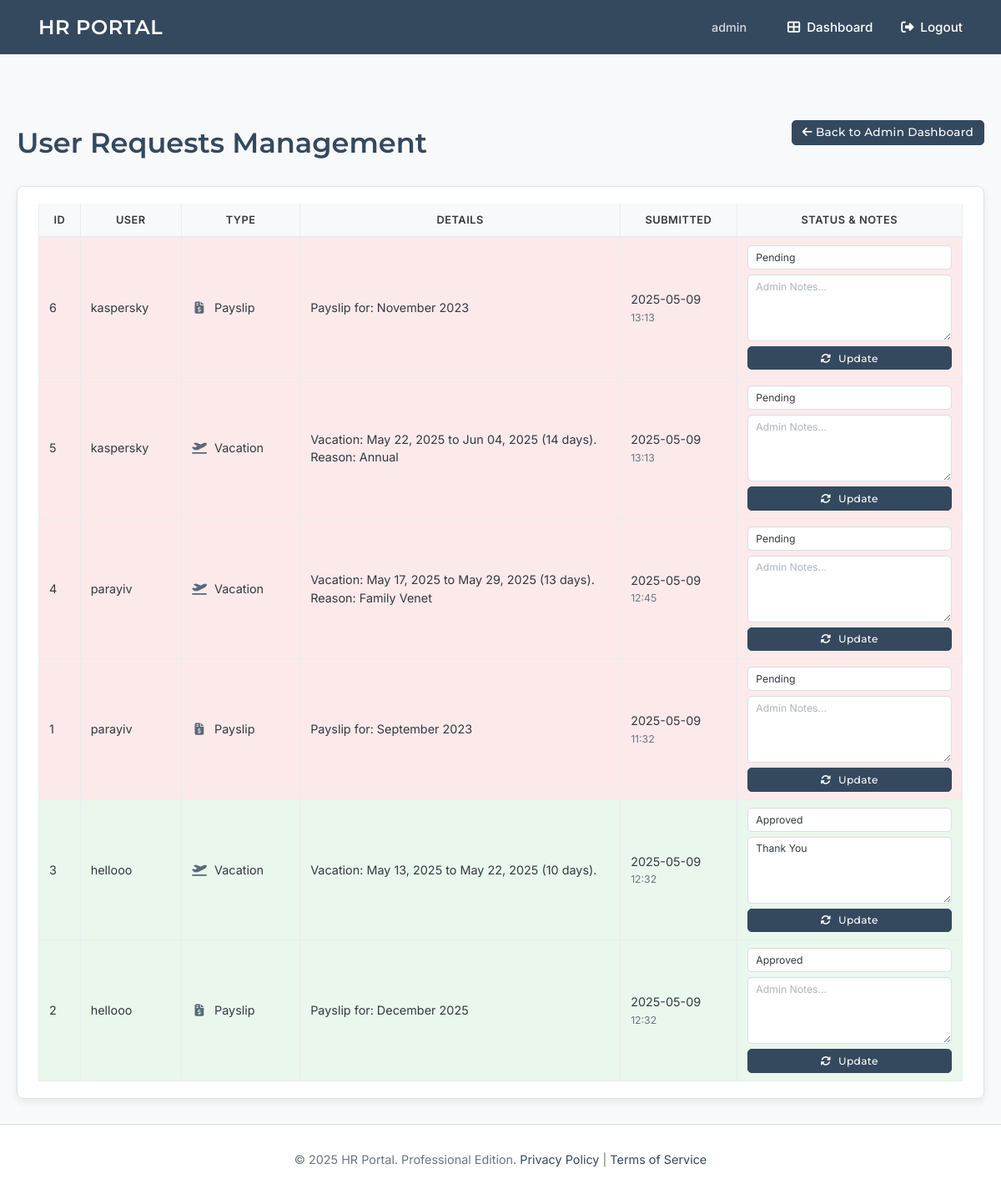
Before: /admin/requests (signed in) with the older database file.
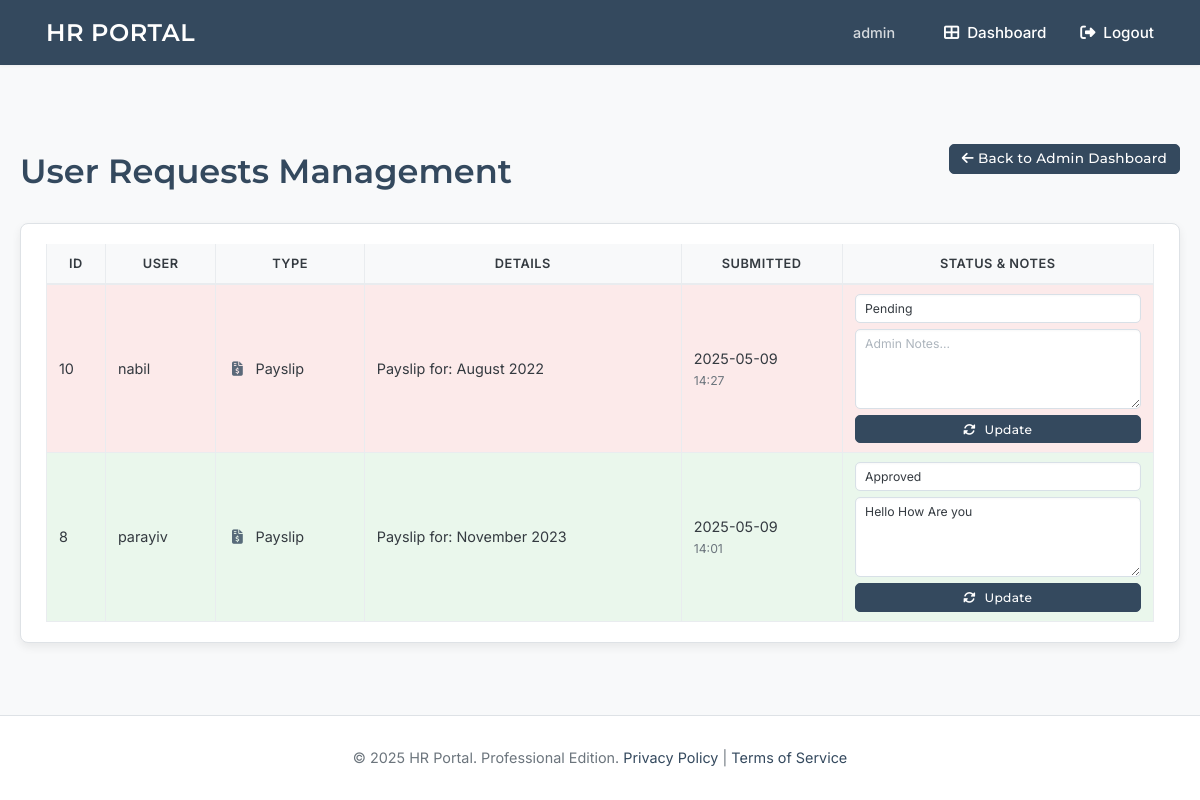
After: the same page with the newer database file.
### tables this page shows
CREATE TABLE users (
    id INTEGER PRIMARY KEY AUTOINCREMENT,
    username TEXT UNIQUE NOT NULL,
    password_hash TEXT NOT NULL,
    is_admin BOOLEAN NOT NULL DEFAULT 0,
    full_name TEXT,             -- NEW
    gender TEXT,                -- NEW (e.g., 'male', 'female', 'other', 'prefer_not_to_say')
    department TEXT             -- NEW
);

CREATE TABLE requests (
    id INTEGER PRIMARY KEY AUTOINCREMENT,
    user_id INTEGER NOT NULL,
    request_type TEXT NOT NULL, -- 'payslip', 'vacation'
    details TEXT, -- e.g., month for payslip, dates for vacation
    status TEXT NOT NULL DEFAULT 'pending', -- pending, approved, rejected
    submitted_at DATETIME DEFAULT CURRENT_TIMESTAMP,
    admin_notes TEXT,
    FOREIGN KEY (user_id) REFERENCES users (id)
);

### app.py (the view, shortened to what this page needs)
@app.route('/admin/requests')
@login_required
@admin_required
def admin_view_requests():
    db = get_db()
    requests_raw = db.execute('''
        SELECT r.id, r.request_type, r.details, r.status, r.submitted_at, r.admin_notes, u.username as user_username
        FROM requests r
        JOIN users u ON r.user_id = u.id
        ORDER BY r.status = 'pending' DESC, r.submitted_at DESC
    ''').fetchall()
    requests_processed = []
    for req_row in requests_raw:
        req_dict = dict(req_row)
        submitted_at_val = req_dict.get('submitted_at')
        if isinstance(submitted_at_val, datetime): req_dict['submitted_at'] = submitted_at_val
        else: req_dict['submitted_at'] = None
        requests_processed.append(req_dict)
    return render_template('admin_view_requests.html', requests=requests_processed)

### app.py (called while the page is built)
def get_db():
    if 'db' not in g:
        try:
            os.makedirs(app.instance_path, exist_ok=True) # exist_ok=True handles existing directory
        except OSError as e:
            app.logger.error(f"Error creating instance path: {e}")
        g.db = sqlite3.connect(
            app.config['DATABASE'],
            detect_types=sqlite3.PARSE_DECLTYPES
        )
        g.db.row_factory = sqlite3.Row
    return g.db

def convert_datetime_iso(val):
    if not val: return None # Handle None or empty bytes
    val_str = val.decode()
    try:
        return datetime.fromisoformat(val_str)
    except (ValueError, AttributeError):
        try:
            return datetime.strptime(val_str, "%Y-%m-%d %H:%M:%S.%f")
        except (ValueError, AttributeError):
            try:
                return datetime.strptime(val_str, "%Y-%m-%d %H:%M:%S")
            except (ValueError, AttributeError):
                app.logger.warning(f"Could not parse datetime string: {val_str}")
                return None

def login_required(view):
    @wraps(view)
    def wrapped_view(**kwargs):
        if getattr(g, 'user', None) is None: # Safer check
            flash('Please log in to access this page.', 'error')
            return redirect(url_for('login', next=request.url))
        return view(**kwargs)
    return wrapped_view

def admin_required(view):
    @wraps(view)
    def wrapped_view(**kwargs):
        current_user = getattr(g, 'user', None) # Safer check
        if not current_user or not current_user['is_admin']:
            flash('You do not have permission to access this page.', 'error')
            return redirect(url_for('dashboard'))
        return view(**kwargs)
    return wrapped_view

@app.before_request
def load_logged_in_user():
    user_id = session.get('user_id')
    g.user = None # Always initialize g.user to None
    if user_id is not None:
        db = get_db()
        g.user = db.execute(
            'SELECT id, username, is_admin, full_name, gender, department FROM users WHERE id = ?', (user_id,)
        ).fetchone()

@app.context_processor
def inject_now():
    return {'now': datetime.utcnow()}

### templates/admin_view_requests.html (shortened to what this page needs)
{% extends 'base.html' %}
{% block content %}
<div class="admin-requests-container">
    <header class="page-header-section">
        <h1 class="page-title">User Requests Management</h1>
        <a href="{{ url_for('dashboard') }}" class="btn btn-sm btn-outline-secondary back-link">
            <i class="fas fa-arrow-left"></i> Back to Admin Dashboard
        </a>
    </header>
    {% if requests %}
        <div class="professional-panel">
            <div class="table-responsive-wrapper">
                <table class="professional-table admin-requests-table">
                    <thead>
                        <tr>
                            <th>ID</th>
                            <th>User</th>
                            <th>Type</th>
                            <th class="details-col-header">Details</th>
                            <th>Submitted</th>
                            <th class="status-col-header">Status & Notes</th>
                        </tr>
                    </thead>
                    <tbody>
                    {% for req in requests %}
                        <tr class="request-row-{{ req.status|lower }}">
                            <td>{{ req.id }}</td>
                            <td>{{ req.user_username }}</td>
                            <td>
                                <i class="fas {% if req.request_type == 'payslip' %}fa-file-invoice-dollar{% elif req.request_type == 'vacation' %}fa-plane-departure{% else %}fa-clipboard-list{% endif %} fa-fw type-icon"></i>
                                {{ req.request_type|capitalize }}
                            </td>
                            <td class="details-cell">{{ req.details|nl2br }}</td>
                            <td class="date-cell">
                                {% if req.submitted_at %}
                                    {{ req.submitted_at.strftime('%Y-%m-%d') }}
                                    <span class="time-muted">{{ req.submitted_at.strftime('%H:%M') }}</span>
                                {% else %}
                                    N/A
                                {% endif %}
                            </td>
                            <td class="status-actions-cell">
                                <form method="post" action="{{ url_for('admin_update_request_status', request_id=req.id) }}" class="update-status-form">
                                    <div class="form-group-compact">
                                        <select name="status" class="form-control form-control-sm status-select">
                                            <option value="pending" {{ 'selected' if req.status == 'pending' }}>Pending</option>
                                            <option value="approved" {{ 'selected' if req.status == 'approved' }}>Approved</option>
                                        </select>
                                    </div>
                                    <div class="form-group-compact">
                                        <textarea name="admin_notes" placeholder="Admin Notes..." class="form-control form-control-sm notes-textarea" rows="2">{{ req.admin_notes or '' }}</textarea>
                                    </div>
                                    <button type="submit" class="btn btn-sm btn-primary btn-block update-button">
                                        <i class="fas fa-sync-alt"></i> Update
                                    </button>
                                </form>
                            </td>
                        </tr>
                    {% endfor %}
                    </tbody>
                </table>
            </div>
        </div>
    {% endif %}
</div>
{% endblock %}

### templates/base.html (shortened to what this page needs)
<!doctype html>
<html lang="en">
<head>
    <link rel="stylesheet" href="https://cdnjs.cloudflare.com/ajax/libs/font-awesome/6.4.0/css/all.min.css">
    <link rel="stylesheet" href="https://cdn.jsdelivr.net/npm/flatpickr/dist/flatpickr.min.css">
</head>
<body>
    <nav class="navbar">
        <a href="{{ url_for('index') }}" class="site-title">HR PORTAL</a>
        <div class="right">
            {% if g.user %}
                <span>{{ g.user.username }}</span>
                <a href="{{ url_for('dashboard') }}"><i class="fas fa-th-large fa-fw"></i> Dashboard</a>
                <a href="{{ url_for('logout') }}"><i class="fas fa-sign-out-alt fa-fw"></i> Logout</a>
            {% else %}
                <a href="{{ url_for('login') }}"><i class="fas fa-sign-in-alt fa-fw"></i> Login</a>
                <a href="{{ url_for('register') }}"><i class="fas fa-user-plus fa-fw"></i> Register</a>
            {% endif %}
        </div>
    </nav>
    <main class="container">
        {% block content %}{% endblock %}
    </main>
    <footer>
        © {{ now.year if now else '2024' }} HR Portal. Professional Edition.
        <a href="#">Privacy Policy</a> | <a href="#">Terms of Service</a>
    </footer>
</body>
</html>

### templates/base.html (style rules this page uses)
:root { --primary-color: #34495e; --secondary-color: #b28c5e; --accent-color: #48a9a6; --background-color: #f8f9fa; --card-bg: #ffffff; --text-color-dark: #343a40; --text-color-headings: var(--primary-color); --text-color-light: #6c757d; --border-color: #dee2e6; --border-radius-md: 8px; --border-radius-sm: 5px; --shadow-sm: 0 1px 3px rgba(0, 0, 0, 0.05); --shadow-md: 0 4px 10px rgba(0, 0, 0, 0.07); --font-family-headings: 'Montserrat', sans-serif; --font-family-body: 'Inter', sans-serif; }
*, *::before, *::after { box-sizing: border-box; }
body { font-family: var(--font-family-body); font-weight: 400; margin: 0; background-color: var(--background-color); color: var(--text-color-dark); line-height: 1.65; display: flex; flex-direction: column; min-height: 100vh; }
.navbar { background-color: var(--primary-color); padding: 0 30px; box-shadow: var(--shadow-sm); display: flex; justify-content: space-between; align-items: center; height: 65px; position: sticky; top: 0; z-index: 1000; }
.navbar a, .navbar span { color: #ffffff; padding: 10px 16px; text-decoration: none; font-size: 0.95em; font-weight: 500; transition: background-color 0.2s; display: inline-flex; align-items: center; }
.navbar .site-title { font-family: var(--font-family-headings); font-weight: 600; font-size: 1.5em; letter-spacing: 0.5px; }
.navbar .right { display: flex; align-items: center; }
.navbar .right span { margin-right: 15px; font-size: 0.9em; opacity: 0.8; }
.navbar .right a i { margin-right: 6px; }
.container { width: 100%; margin: 30px auto; padding: 0 20px; flex-grow: 1; }
.page-title { font-family: var(--font-family-headings); font-weight: 600; font-size: 2.1em; color: var(--text-color-headings); margin-bottom: 10px; }
.form-control { display: block; width: 100%; padding: 12px 15px; font-size: 1em; font-family: var(--font-family-body); font-weight: 400; line-height: 1.6; color: var(--text-color-dark); background-color: var(--card-bg); background-clip: padding-box; border: 1px solid #d8e0e7; appearance: none; border-radius: var(--border-radius-sm); box-shadow: inset 0 1px 2px rgba(0,0,0,0.03); transition: border-color .15s ease-in-out, box-shadow .15s ease-in-out; }
.form-control::placeholder { color: #adb5bd; opacity: 1; }
textarea.form-control { min-height: 80px; resize: vertical; }
select.form-control { padding-right: 30px; }
.btn { display: inline-block; background-color: var(--primary-color); color: white; padding: 10px 22px; border: 1px solid var(--primary-color); border-radius: var(--border-radius-sm); text-decoration: none; font-size: 0.95em; font-weight: 500; font-family: var(--font-family-headings); letter-spacing: 0.3px; cursor: pointer; text-align: center; vertical-align: middle; transition: background-color 0.2s, border-color 0.2s, color 0.2s, transform 0.1s; }
footer { text-align: center; padding: 30px 20px; background-color: var(--card-bg); color: var(--text-color-light); margin-top: auto; font-size: 0.9em; border-top: 1px solid var(--border-color); }
footer a { color: var(--primary-color); text-decoration: none; }

Changed rows visible on the page:
removed requests: id "6", user_username "kaspersky", request_type "Payslip", details "Payslip for: November 2023", submitted_at "2025-05-09", submitted_at "13:13"
removed requests: id "5", user_username "kaspersky", request_type "Vacation", details "Vacation: May 22, 2025 to Jun 04, 2025 (14 days). Reason: Annual", submitted_at "2025-05-09", submitted_at "13:13"
removed requests: id "4", user_username "parayiv", request_type "Vacation", details "Vacation: May 17, 2025 to May 29, 2025 (13 days). Reason: Family Venet", submitted_at "2025-05-09", submitted_at "12:45"
removed requests: id "1", user_username "parayiv", request_type "Payslip", details "Payslip for: September 2023", submitted_at "2025-05-09", submitted_at "11:32"
removed requests: id "3", user_username "hellooo", request_type "Vacation", details "Vacation: May 13, 2025 to May 22, 2025 (10 days).", submitted_at "2025-05-09", submitted_at "12:32", admin_notes "Thank You", status "approved" (drawn)
removed requests: id "2", user_username "hellooo", request_type "Payslip", details "Payslip for: December 2025", submitted_at "2025-05-09", submitted_at "12:32", status "approved" (drawn)
added requests: id "10", user_username "nabil", request_type "Payslip", details "Payslip for: August 2022", submitted_at "2025-05-09", submitted_at "14:27"
added requests: id "8", user_username "parayiv", request_type "Payslip", details "Payslip for: November 2023", submitted_at "2025-05-09", submitted_at "14:01", admin_notes "Hello How Are you", status "approved" (drawn)
